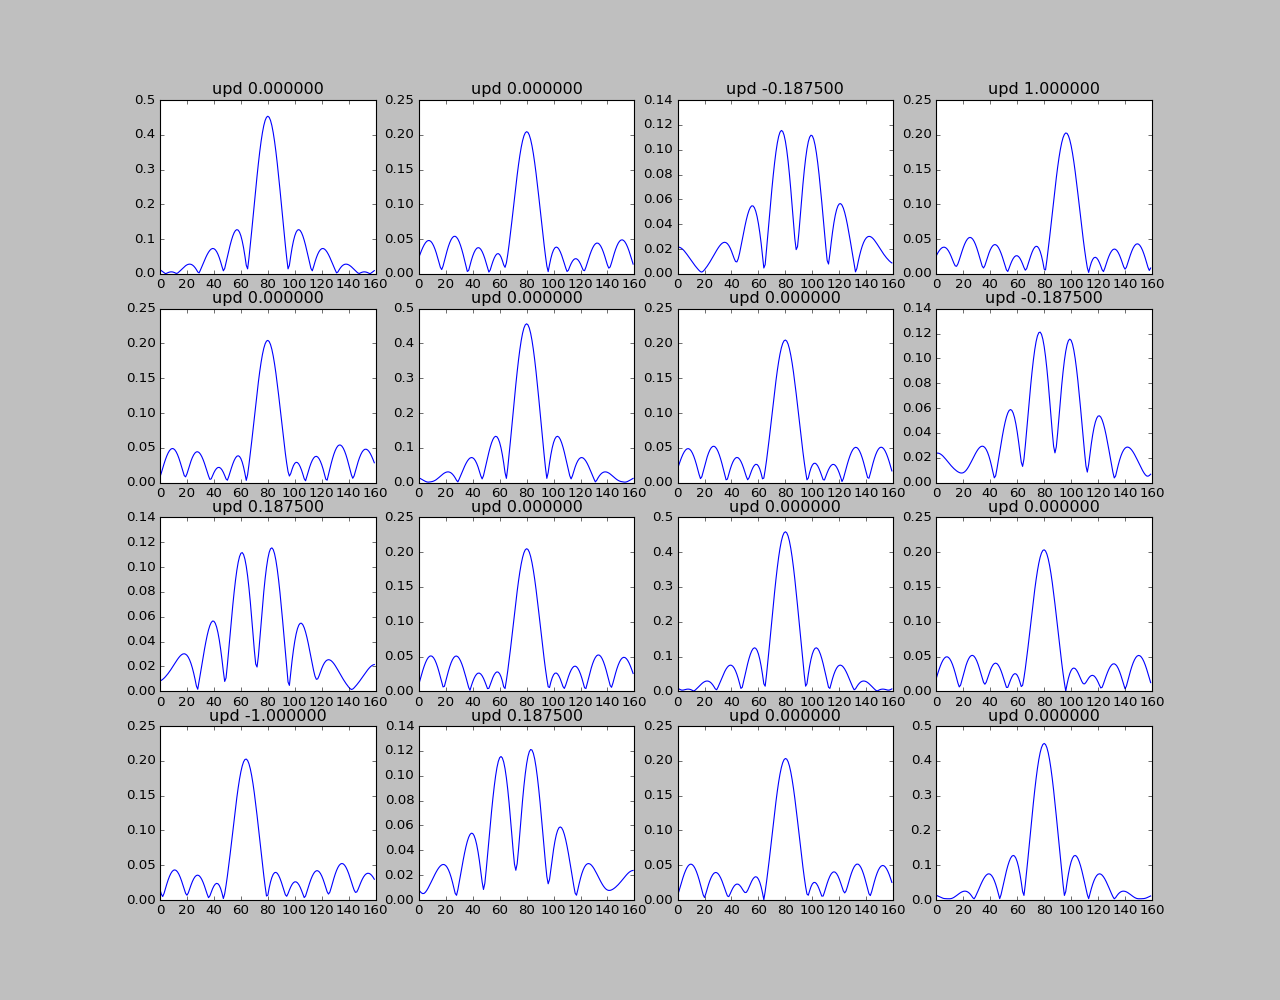

The Python source for this figure:
#!/usr/bin/python

import numpy as np
import matplotlib.pyplot as plt
import threading
import sys

nsamples = 16384

# ugliness ahead
def run():
	plt.ion()
	plt.figure(figsize=(20, 20))

	k = [np.swapaxes(np.fromfile(sys.stdin, dtype=(np.complex64, 4), count=nsamples), 0, 1)]

	i = np.fft.fft(k[0] * np.hamming(nsamples))

	subplots = []
	plots = []

	for y in xrange(4):
		for x in xrange(4):
			subplots.append(plt.subplot(4, 4, 1 + y * 4 + x))
			cor = np.abs(np.fft.ifft(np.concatenate((i[y] * np.conjugate(i[x]), np.zeros(len(i[0])*15)))))
			cor = np.concatenate((cor[len(cor)/2:],cor[:len(cor)/2]))
			plt.title("%f" % (float(np.argmax(cor[len(cor)/2-80:len(cor)/2+80])-80)/16))
			plots.append(plt.plot(cor[len(cor)/2-80:len(cor)/2+80])[0])

	def read_thread():
		while True:
			k[0] = np.swapaxes(np.fromfile(sys.stdin, dtype=(np.complex64, 4), count=nsamples), 0, 1)

	read_thread = threading.Thread(target=read_thread)
	read_thread.daemon = True
	read_thread.start()

	while True:
		print "ah"
		i = np.fft.fft(k[0] * np.hamming(nsamples))

		print "eh"
		for y in xrange(4):
			for x in xrange(4):
				cor = np.abs(np.fft.ifft(np.concatenate((i[y] * np.conjugate(i[x]), np.zeros(len(i[0])*15)))))
				cor = np.concatenate((cor[len(cor)/2:],cor[:len(cor)/2]))
				subplots[y * 4 + x].set_title("upd %f" % (float(np.argmax(cor[len(cor)/2-80:len(cor)/2+80])-80)/16))
				plots[y * 4 + x].set_ydata(cor[len(cor)/2-80:len(cor)/2+80])

		print "ih"

		plt.pause(0.1)

if __name__ == "__main__":
	run()
